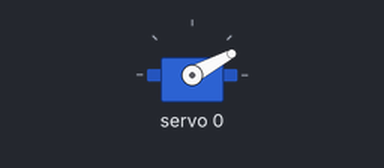
The sketch below on a simulated ESP32. Parts: servo. What the sketch prints to the serial monitor is not drawn.

Above: at 0.05 s.
At 1.5 s:
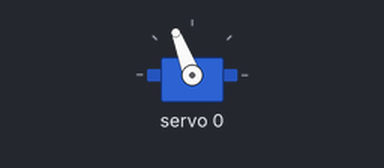
At 3.0 s:
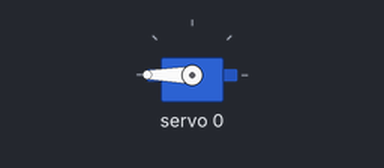
Timing chart, 0 to 6.9 s (numbered marks = the images above):
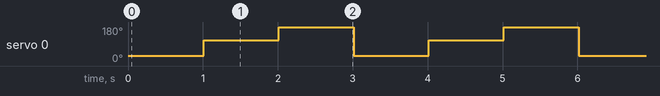

Measured:
- by itself, servo 0: repeats every 3.0 s: 180° 1.0 s, 28° 1.0 s, 111° 1.0 s

The sketch:

esp32_servo.ino
```cpp
#include <Wire.h>
#include <Adafruit_PWMServoDriver.h>

Adafruit_PWMServoDriver pwm = Adafruit_PWMServoDriver();

#define SERVOMIN 170
#define SERVOMAX 520
#define SERVO_FREQ 50

void setServoAngle(uint8_t channel, int angle) {
  int pulse = map(angle, 0, 180, SERVOMIN, SERVOMAX);
  pwm.setPWM(channel, 0, pulse);
}

void setup() {
  Serial.begin(115200);
  Serial.println("PCA9685 서보 테스트 시작");

  pwm.begin();
  pwm.setOscillatorFrequency(27000000);
  pwm.setPWMFreq(SERVO_FREQ);
  delay(10);

  Serial.println("채널 0 서보 → 90도");
  setServoAngle(0, 90);
}

void loop() {
  setServoAngle(0, 0);
  delay(1000);
  setServoAngle(0, 90);
  delay(1000);
  setServoAngle(0, 180);
  delay(1000);
}
```
